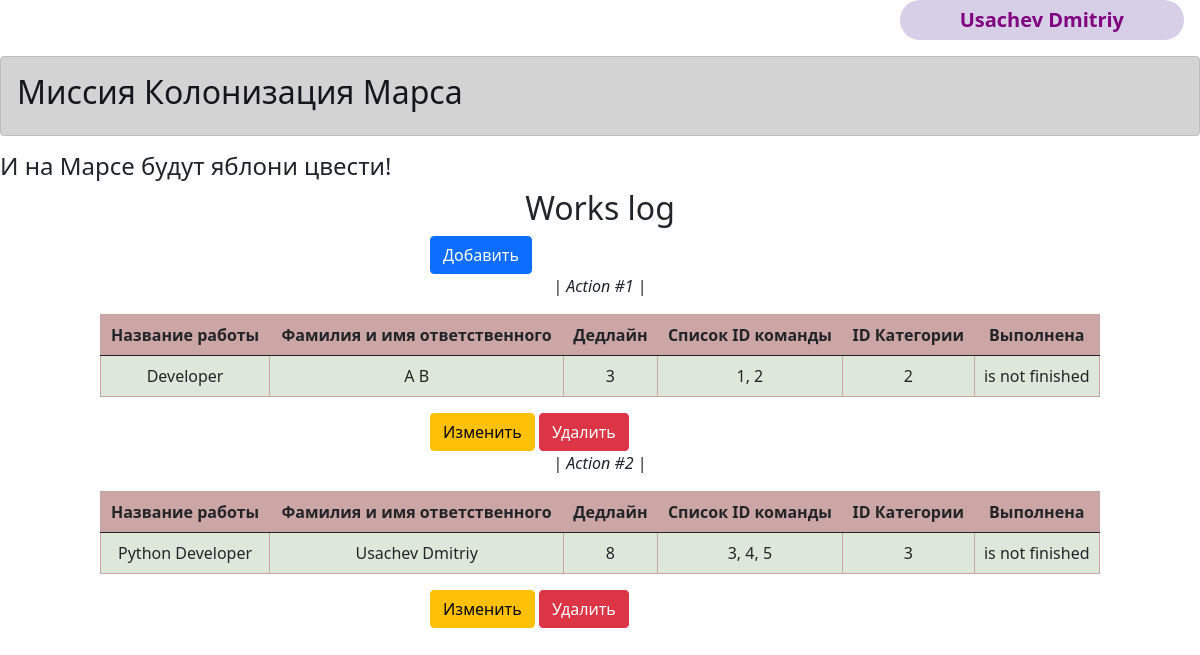
Page /index (signed in) on the committed database.
### data/models/models.py (models this page shows, shortened)
class User(SqlAlchemyBase, UserMixin):
    __tablename__ = 'users'
    id: Mapped[int] = mapped_column(primary_key=True, autoincrement=True)
    surname: Mapped[Optional[str]]
    name: Mapped[Optional[str]]
    age: Mapped[Optional[int]]
    position: Mapped[Optional[str]]
    speciality: Mapped[Optional[str]]
    address: Mapped[Optional[str]]
    email: Mapped[Optional[str]] = mapped_column(unique=True)
    hashed_password: Mapped[Optional[str]]
    modified_date: Mapped[Optional[datetime.datetime]]
    jobs: Mapped[list['Jobs']] = relationship(back_populates='user', uselist=True)
    department: Mapped['Department'] = relationship(back_populates='user')
    categories: Mapped[list['Category']] = relationship(back_populates='user', uselist=True)

class Jobs(SqlAlchemyBase):
    __tablename__ = 'jobs'
    id: Mapped[int] = mapped_column(primary_key=True, autoincrement=True)
    team_leader: Mapped[int] = mapped_column(ForeignKey(User.id))
    job: Mapped[Optional[str]]
    work_size: Mapped[Optional[int]]
    collaborators: Mapped[Optional[str]]
    start_date: Mapped[Optional[datetime.datetime]]
    end_date: Mapped[Optional[datetime.datetime]]
    is_finished: Mapped[Optional[bool]]
    user: Mapped['User'] = relationship(back_populates='jobs')
    category: Mapped['Category'] = relationship(secondary=job_to_category,
                                                back_populates='jobs',
                                                overlaps='jobs')

class Category(SqlAlchemyBase):
    __tablename__ = 'categories'
    id: Mapped[int] = mapped_column(primary_key=True, autoincrement=True)
    name: Mapped[Optional[str]]
    user_id: Mapped[int] = mapped_column(ForeignKey('users.id'))
    user: Mapped['User'] = relationship(back_populates="categories")
    jobs: Mapped[list['Jobs']] = relationship(secondary=job_to_category,
                                              back_populates='category')

### main.py (the view)
@app.route('/')
@app.route('/index')
def index() -> str:
    title = "Миссия Колонизация Марса"
    if login_user:
        return render_template('works_log.html', title=title,
                               jobs_data=session_db.query(Jobs).all())
    return render_template('base.html', title=title)

### data/db_session.py (called while the page is built)
def create_session() -> Session:
    global __factory
    return __factory()

### main.py (called while the page is built)
@login_manager.user_loader
def load_user(user_id: int) -> Type[User]:
    db_sess = db_session.create_session()
    user = db_sess.query(User).filter(User.id == user_id).one()
    return user

### templates/works_log.html
{% extends "base.html" %}
{% block content %}
<h2 align="center">Works log</h2>
<link rel="stylesheet" type="text/css" href="{{ url_for('static', filename='css/worksLog.css') }}"/>
{% set columns = ['Название работы', 'Фамилия и имя ответственного',
'Дедлайн', 'Список ID команды', 'ID Категории', 'Выполнена'] %}
<div style="margin-left: 430px">
    <a href="/addjob" class="btn btn-primary">Добавить</a>
</div>
{% for job in jobs_data %}
<p align="center">| <i>Action #{{loop.index}} </i>|</p>
<table class="table table-bordered my-table">
    <thead>
    <tr>
        {% for column in columns %}
        <th>{{column}}</th>
        {% endfor %}
    </tr>
    </thead>
    <tbody>
    <tr>
        <td>{{job.job}}</td>
        <td>{{job.user.surname}} {{job.user.name}}</td>
        <td>{{job.work_size}}</td>
        <td>{{job.collaborators}}</td>
        <td>{{job.category.id}}</td>
        <td>{% if job.is_finished %} is finished {% else %} is not finished {% endif %}</td>
    </tr>
    </tbody>
</table>
{% if (current_user.is_authenticated and current_user == job.user) or current_user.id == 1 %}
<div style="margin-left: 430px">
    <a href="/job/{{ job.id }}" class="btn btn-warning">
        Изменить
    </a>
    <a href="/job_delete/{{ job.id }}" class="btn btn-danger">
        Удалить
    </a>
</div>
{% endif %}
{% endfor %}
{% endblock %}

### templates/base.html (shortened to what this page needs)
<!DOCTYPE html>
<html lang="en">
<head>
    <link rel="stylesheet"
          href="https://cdn.jsdelivr.net/npm/bootstrap@5.0.0-beta1/dist/css/bootstrap.min.css"
>
    <link rel="stylesheet" type="text/css" href="{{ url_for('static', filename='css/image.css') }}"/>
    <link rel="stylesheet" type="text/css" href="{{ url_for('static', filename='css/base.css') }}"/>
</head>
<body>
{% if current_user.is_authenticated %}
<p class="parent" align="right">
    <a class="navbar-brand" href="/logout" style="color: purple;"><strong>{{ current_user.surname }} {{
        current_user.name }}</strong></a>
</p>
{% else %}
<p class="parent" align="right" style="margin-right: 10px">
    <a class="btn btn-primary " href="/registration">Зарегистрироваться</a>
    <a class="btn btn-success" href="/login">Войти</a>
</p>
{% endif %}
<div class="alert alert-dark" role="alert">
    <h2>Миссия Колонизация Марса</h2>
</div>
<h4>И на Марсе будут яблони цвести!</h4>
{% block content %}
{% endblock %}
</body>
</html>

### static/css/base.css (style rules this page uses)
.navbar-brand { display: inline-block; padding: 5px 60px; border-radius: 30px; background-color: rgba(175, 157, 207, 0.5); margin-left: 10px }

### static/css/worksLog.css (style rules this page uses)
table.my-table { width: 100%; border-collapse: collapse; margin-left: auto; margin-right: auto; max-width: 1000px; }
table.my-table th, table.my-table td { border: 1px solid #cca5a5; padding: 8px; text-align: center; }
table.my-table th { background-color: #cca5a5; font-weight: bold; }
table.my-table tr { background-color: #dde8da; }

### rows in the picture
User: surname "Usachev", name "Dmitriy"
Jobs: columns "Название работы" "Фамилия и имя ответственного" "Дедлайн" "Список ID команды" "ID Категории" "Выполнена", job "Developer", user.surname "A", user.name "B", work_size "3", collaborators "1, 2", category.id "2", is_finished "is not finished"
Jobs: columns "Название работы" "Фамилия и имя ответственного" "Дедлайн" "Список ID команды" "ID Категории" "Выполнена", job "Python Developer", user.surname "Usachev", user.name "Dmitriy", work_size "8", collaborators "3, 4, 5", category.id "3", is_finished "is not finished"
